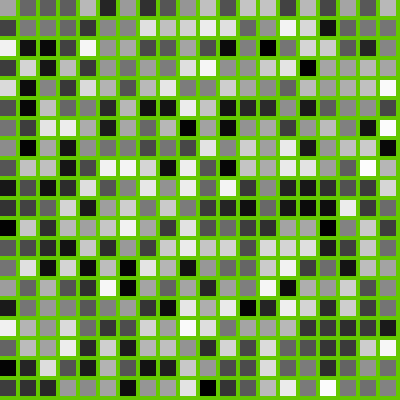
Frame 1 (no input)
Frame 60 (the mouse pressed at the canvas centre just before this capture): identical to frame 1, image omitted
Frame 120 (the mouse held since frame 60 and released just before this capture): identical to frame 1, image omitted

The Processing sketch that drew this single still picture (run headless with seeded random() and noise(); from frame 60 on, the mouse is pressed at the canvas centre):

// Processing sketch: arrays_biDimensional
// ── arrays_biDimensional.pde
int nFilas = 20;
int nColumnas = 20;

float size = 20;

float myNumber [] [] = new float [nColumnas] [nFilas]; //misma sintaxis pero 2 brackets

void setup() {
  size (400, 400);

  for (int i=0; i<nColumnas; i++) {
    for (int j=0; j<nFilas; j++) {
      myNumber [i] [j] = random(255);
    }
  }
  
}

void draw() {
  background(100, 200, 0);
  noStroke();

  for (int i=0; i<nColumnas; i++) {
    for (int j=0; j<nFilas; j++) {
      fill(myNumber[i][j]);
      rect(size*i, size*j, 16, 16);
    }
  }
  
}
